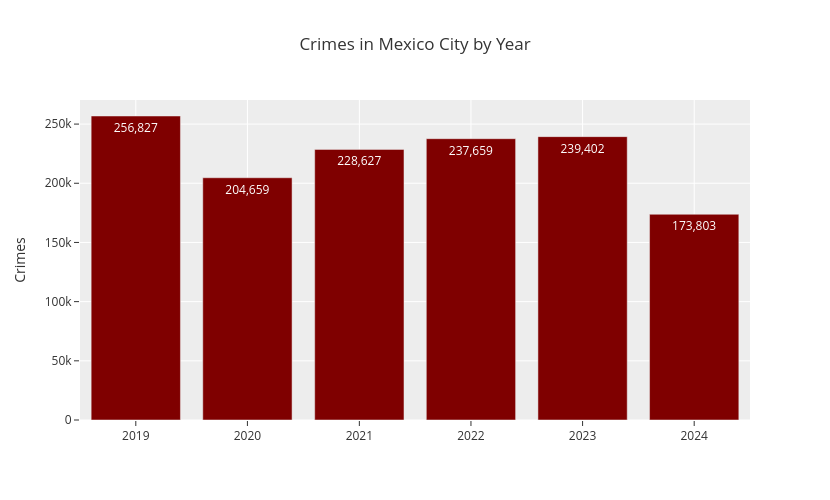

Notebook code for this chart:
### Code cell
#| label: fig-years
#| fig-cap: "Crimes in Mexico City by Year"
#| fig-cap-location: margin

fig = px.bar(years, 
             x='fecha_inicio',
             y='crimes',
             orientation='v',
             hover_data=['fecha_inicio','crimes',],
             height=500,
             width=830,
             title='Crimes in Mexico City by Year',
             template='ggplot2',)

fig.update_layout(
    xaxis=dict(title=dict(text='')),
    yaxis=dict(title=dict(text='Crimes')),
    )

fig.update_traces(marker_color='#7f0000',
                 texttemplate = "%{value:,.0f}",)

fig.show()

### Figure 1 — Plotly figure (JSON) as saved in the notebook; plotly's stock layout.template omitted (floating-point values rounded to 4 significant figures)
{"data": [{"alignmentgroup": "True", "hovertemplate": "fecha_inicio=%{x}<br>crimes=%{y}<extra></extra>", "legendgroup": "", "marker": {"color": "#7f0000", "pattern": {"shape": ""}}, "name": "", "offsetgroup": "", "orientation": "v", "showlegend": false, "textposition": "auto", "texttemplate": "%{value:,.0f}", "type": "bar", "x": ["2019-01-01T00:00:00", "2020-01-01T00:00:00", "2021-01-01T00:00:00", "2022-01-01T00:00:00", "2023-01-01T00:00:00", "2024-01-01T00:00:00"], "xaxis": "x", "y": [256827, 204659, 228627, 237659, 239402, 173803], "yaxis": "y"}], "layout": {"barmode": "relative", "height": 500, "legend": {"tracegroupgap": 0}, "title": {"text": "Crimes in Mexico City by Year"}, "width": 830, "xaxis": {"anchor": "y", "domain": [0, 1], "title": {"text": ""}}, "yaxis": {"anchor": "x", "domain": [0, 1], "title": {"text": "Crimes"}}}}
